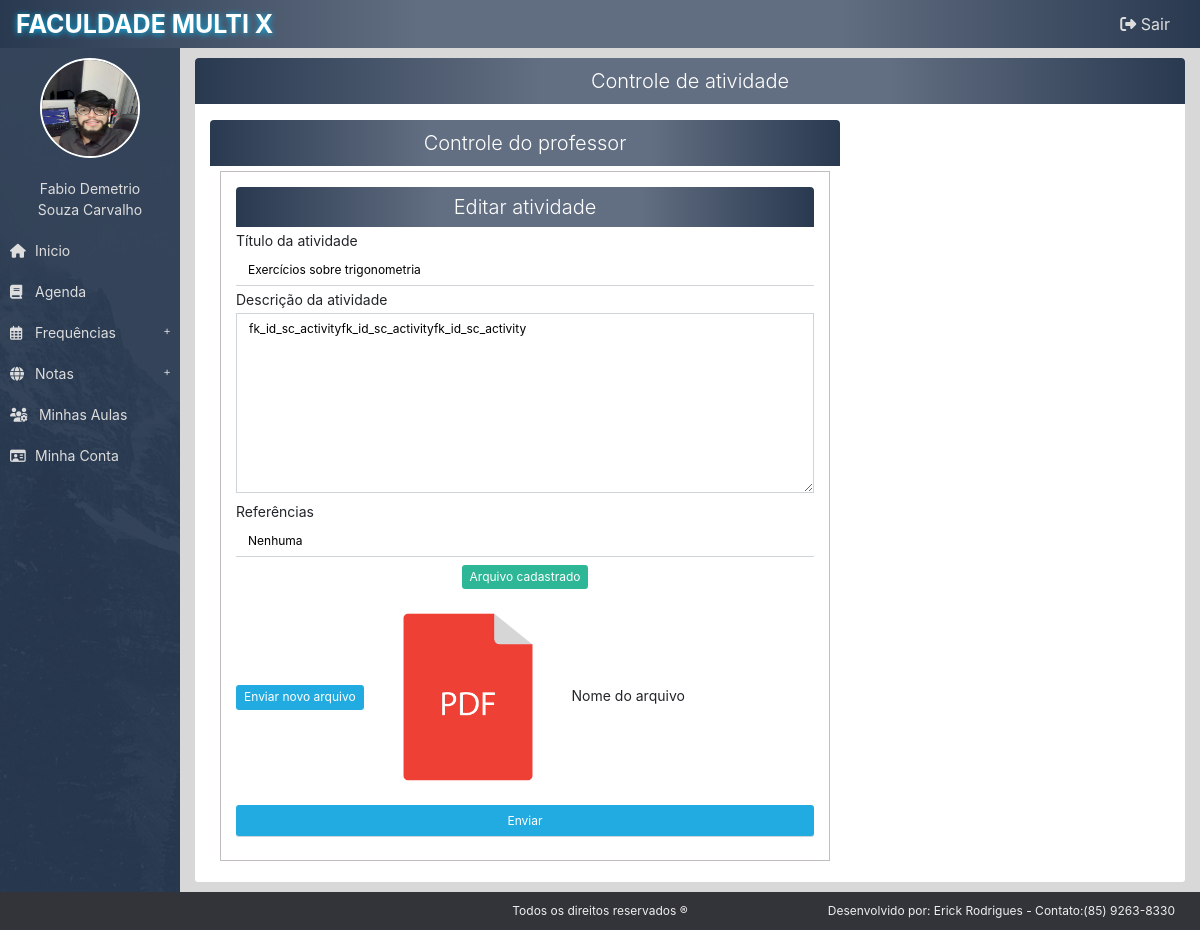
The page /painel/professor/editar_atividade/10 (signed in) on the database its author committed.
### tables this page shows
CREATE TABLE `config` (
  `title_site` varchar(25) NOT NULL,
  `img_school` varchar(200) NOT NULL,
  `img_featured_1` mediumtext NOT NULL,
  `img_featured_2` mediumtext NOT NULL,
  `img_featured_3` mediumtext NOT NULL,
  `desc_school` varchar(3000) NOT NULL,
  `phone_school_1` text NOT NULL,
  `phone_school_2` text DEFAULT NULL,
  `phone_school_3` text DEFAULT NULL,
  `img_local` mediumtext DEFAULT NULL,
  `txt_img_1` varchar(400) NOT NULL,
  `txt_img_2` varchar(400) NOT NULL,
  `txt_img_3` varchar(400) NOT NULL,
  `style` int(11) NOT NULL,
  `id_config` int(11) NOT NULL
);

CREATE TABLE `activity` (
  `id_activity` int(11) NOT NULL,
  `id_SC_activity` int(11) NOT NULL,
  `title_activity` varchar(30) NOT NULL,
  `desc_activity` varchar(5000) DEFAULT NULL,
  `references_activity` varchar(500) DEFAULT NULL,
  `id_author_activity` int(11) NOT NULL,
  `deadline_activity` date DEFAULT NULL,
  `file_activity` varchar(255) DEFAULT NULL,
  `created_at` datetime NOT NULL DEFAULT current_timestamp(),
  `updated_at` datetime DEFAULT NULL ON UPDATE current_timestamp()
);

### painel/professor/editar_atividade.php (the view, shortened to what this page needs)
<?php
$get = $configUrl[2];
$query = "select * from activity where id_activity = {$get}";
$stmt = $conn->query($query);
$row = $stmt->fetch(PDO::FETCH_ASSOC);
$has_file = $row['file_activity'];
?>
<div class="container">
    <div class="row">
        <div class="col-12">
            <div class="box">
                <div class="div-title-box">
                    <span class="title-box-main  d-flex justify-content-center">Controle de atividade</span>
                </div>
                <div class="container">
                    <div class="row my-3">
                        <div class="col-md-8 col-12">
                            <div class="div-title-box">
                                <span class="title-box-main d-flex justify-content-center">Controle do professor</span>
                            </div>
                            <div class="divisao-cad">
                                <article>
                                    <h1 class="title-box-main d-flex justify-content-center">Editar atividade</h1>
                                    <form id="form-atividade" enctype="multipart/form-data">
                                        <label>Título da atividade</label>
                                        <input type="text" name="title-activity" placeholder="Digite um título" maxlength="50" value="<?=$row['title_activity']?>">
                                        <label>Descrição da atividade</label>
                                        <textarea name="desc-activity"><?=$row['desc_activity']?></textarea>
                                        <label>Referências</label>
                                        <input type="text" name="references-activity" placeholder="Digite as referência caso possua" value="<?=$row['references_activity']?>">
                                        <?php
                                        if($has_file){
                                        ?>
                                        <div class="row justify-content-center my-2">
                                            <a href="<?=$configBase."/../uploads/".$has_file?>" target="_blank" class="btn btn-sm btn-success">Arquivo cadastrado</a>
                                        </div>
                                        <?php
                                        }
                                        ?>
                                        <label for="file-upload" class="btn btn-sm btn-primary">
                                          Enviar novo arquivo
                                        </label>
                                        <img src="http://localhost/sistema/img/padrao/pdf.png"  id="img-pdf" width="200" height="200">
                                        <label id="file-name">Nome do arquivo</label>
                                        <br>
                                        <input type="submit" class="btn btn-primary btn-sm my-2" id="btn-atividade" value="Enviar">
                                    </form>
                                </article>
                            </div>
                        </div>
                    </div>
                </div>
            </div>
        </div>
    </div>
</div>

### painel/profile.php
<header class='top'>
	<div class='container-top pl-3 py-2'>
        <div class='row' style='width: 100%;'>
    	    <div class='col-md-4 col-12 d-flex align-items-center justify-content-center justify-content-md-start'>
            	<header><h1  class='logo-text'><?=$title_site?></h1></header>
    	    </div>
    	    <div class='data-list-student col-md-8 col-12 d-flex justify-content-md-end justify-content-center align-items-center py-1'>
                <a href='http://localhost/sistema/exit.php' id='exit'><i class='fas fa-sign-out-alt'></i> Sair</a>
            </div>
        </div>
    </div>
</header>

### rows shown on the page
config: title_site "FACULDADE MULTI X"
activity: title-activity "Exercícios sobre trigonometria", desc-activity "fk_id_sc_activityfk_id_sc_activityfk_id_sc_activity", references-activity "Nenhuma"

### other values the page prints
$user_name "Fabio Demetrio Souza Carvalho"
